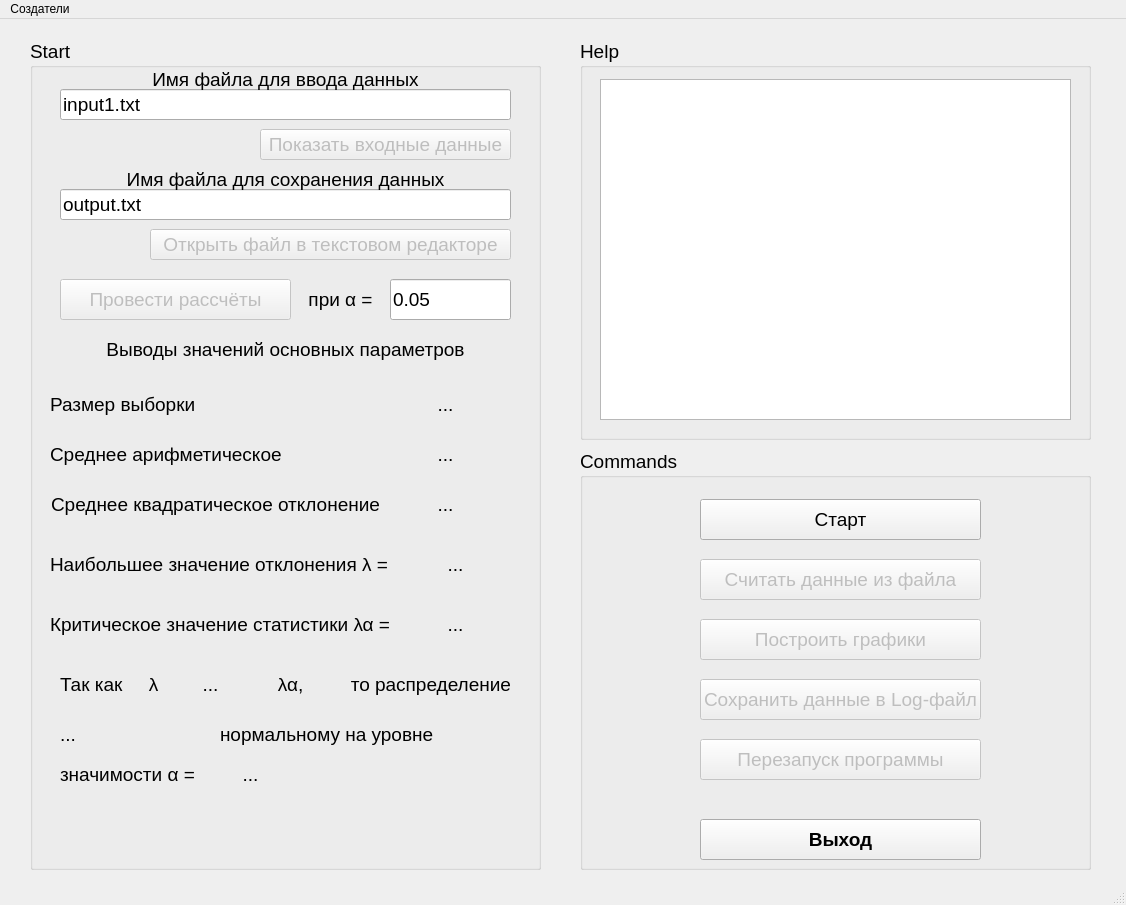
<?xml version="1.0" encoding="UTF-8"?>
<ui version="4.0">
 <class>MainWindow</class>
 <widget class="QMainWindow" name="MainWindow">
  <property name="geometry">
   <rect>
    <x>0</x>
    <y>0</y>
    <width>1126</width>
    <height>905</height>
   </rect>
  </property>
  <property name="minimumSize">
   <size>
    <width>1126</width>
    <height>905</height>
   </size>
  </property>
  <property name="maximumSize">
   <size>
    <width>1126</width>
    <height>905</height>
   </size>
  </property>
  <property name="windowTitle">
   <string>MainWindow</string>
  </property>
  <widget class="QWidget" name="centralwidget">
   <widget class="QGroupBox" name="groupBox">
    <property name="geometry">
     <rect>
      <x>30</x>
      <y>20</y>
      <width>511</width>
      <height>831</height>
     </rect>
    </property>
    <property name="font">
     <font>
      <pointsize>14</pointsize>
     </font>
    </property>
    <property name="title">
     <string>Start</string>
    </property>
    <widget class="QLineEdit" name="filename">
     <property name="enabled">
      <bool>true</bool>
     </property>
     <property name="geometry">
      <rect>
       <x>30</x>
       <y>50</y>
       <width>451</width>
       <height>31</height>
      </rect>
     </property>
     <property name="text">
      <string>input1.txt</string>
     </property>
    </widget>
    <widget class="QLabel" name="label_10">
     <property name="geometry">
      <rect>
       <x>40</x>
       <y>30</y>
       <width>431</width>
       <height>21</height>
      </rect>
     </property>
     <property name="text">
      <string>Имя файла для ввода данных</string>
     </property>
     <property name="alignment">
      <set>Qt::AlignCenter</set>
     </property>
    </widget>
    <widget class="QPushButton" name="show_1">
     <property name="enabled">
      <bool>false</bool>
     </property>
     <property name="geometry">
      <rect>
       <x>230</x>
       <y>90</y>
       <width>251</width>
       <height>31</height>
      </rect>
     </property>
     <property name="text">
      <string>Показать входные данные</string>
     </property>
    </widget>
    <widget class="QLineEdit" name="filename_2">
     <property name="enabled">
      <bool>true</bool>
     </property>
     <property name="geometry">
      <rect>
       <x>30</x>
       <y>150</y>
       <width>451</width>
       <height>31</height>
      </rect>
     </property>
     <property name="text">
      <string>output.txt</string>
     </property>
    </widget>
    <widget class="QLabel" name="label_11">
     <property name="enabled">
      <bool>true</bool>
     </property>
     <property name="geometry">
      <rect>
       <x>40</x>
       <y>130</y>
       <width>431</width>
       <height>21</height>
      </rect>
     </property>
     <property name="text">
      <string>Имя файла для сохранения данных</string>
     </property>
     <property name="alignment">
      <set>Qt::AlignCenter</set>
     </property>
    </widget>
    <widget class="QPushButton" name="openfile">
     <property name="enabled">
      <bool>false</bool>
     </property>
     <property name="geometry">
      <rect>
       <x>120</x>
       <y>190</y>
       <width>361</width>
       <height>31</height>
      </rect>
     </property>
     <property name="text">
      <string>Открыть файл в текстовом редакторе</string>
     </property>
    </widget>
    <widget class="QPushButton" name="calculate">
     <property name="enabled">
      <bool>false</bool>
     </property>
     <property name="geometry">
      <rect>
       <x>30</x>
       <y>240</y>
       <width>231</width>
       <height>41</height>
      </rect>
     </property>
     <property name="text">
      <string>Провести рассчёты</string>
     </property>
    </widget>
    <widget class="QLabel" name="label_12">
     <property name="geometry">
      <rect>
       <x>10</x>
       <y>300</y>
       <width>491</width>
       <height>21</height>
      </rect>
     </property>
     <property name="text">
      <string>Выводы значений основных параметров</string>
     </property>
     <property name="alignment">
      <set>Qt::AlignCenter</set>
     </property>
    </widget>
    <widget class="QLabel" name="label_13">
     <property name="geometry">
      <rect>
       <x>20</x>
       <y>400</y>
       <width>331</width>
       <height>31</height>
      </rect>
     </property>
     <property name="text">
      <string>Среднее арифметическое</string>
     </property>
     <property name="alignment">
      <set>Qt::AlignJustify|Qt::AlignVCenter</set>
     </property>
    </widget>
    <widget class="QLabel" name="a1">
     <property name="geometry">
      <rect>
       <x>350</x>
       <y>400</y>
       <width>131</width>
       <height>31</height>
      </rect>
     </property>
     <property name="text">
      <string>...</string>
     </property>
     <property name="alignment">
      <set>Qt::AlignCenter</set>
     </property>
    </widget>
    <widget class="QLabel" name="label_14">
     <property name="enabled">
      <bool>true</bool>
     </property>
     <property name="geometry">
      <rect>
       <x>270</x>
       <y>240</y>
       <width>81</width>
       <height>41</height>
      </rect>
     </property>
     <property name="text">
      <string>при α =</string>
     </property>
     <property name="alignment">
      <set>Qt::AlignCenter</set>
     </property>
    </widget>
    <widget class="QLineEdit" name="alpha">
     <property name="enabled">
      <bool>true</bool>
     </property>
     <property name="geometry">
      <rect>
       <x>360</x>
       <y>240</y>
       <width>121</width>
       <height>41</height>
      </rect>
     </property>
     <property name="text">
      <string>0.05</string>
     </property>
    </widget>
    <widget class="QLabel" name="label_15">
     <property name="geometry">
      <rect>
       <x>20</x>
       <y>450</y>
       <width>331</width>
       <height>31</height>
      </rect>
     </property>
     <property name="text">
      <string>Среднее квадратическое отклонение</string>
     </property>
     <property name="alignment">
      <set>Qt::AlignCenter</set>
     </property>
    </widget>
    <widget class="QLabel" name="a2">
     <property name="geometry">
      <rect>
       <x>350</x>
       <y>450</y>
       <width>131</width>
       <height>31</height>
      </rect>
     </property>
     <property name="text">
      <string>...</string>
     </property>
     <property name="alignment">
      <set>Qt::AlignCenter</set>
     </property>
    </widget>
    <widget class="QLabel" name="label_16">
     <property name="geometry">
      <rect>
       <x>20</x>
       <y>510</y>
       <width>351</width>
       <height>31</height>
      </rect>
     </property>
     <property name="text">
      <string>Наибольшее значение отклонения λ =</string>
     </property>
     <property name="alignment">
      <set>Qt::AlignJustify|Qt::AlignVCenter</set>
     </property>
    </widget>
    <widget class="QLabel" name="a3">
     <property name="geometry">
      <rect>
       <x>370</x>
       <y>510</y>
       <width>111</width>
       <height>31</height>
      </rect>
     </property>
     <property name="text">
      <string>...</string>
     </property>
     <property name="alignment">
      <set>Qt::AlignCenter</set>
     </property>
    </widget>
    <widget class="QLabel" name="a4">
     <property name="geometry">
      <rect>
       <x>370</x>
       <y>570</y>
       <width>111</width>
       <height>31</height>
      </rect>
     </property>
     <property name="text">
      <string>...</string>
     </property>
     <property name="alignment">
      <set>Qt::AlignCenter</set>
     </property>
    </widget>
    <widget class="QLabel" name="label_17">
     <property name="geometry">
      <rect>
       <x>20</x>
       <y>570</y>
       <width>351</width>
       <height>31</height>
      </rect>
     </property>
     <property name="text">
      <string>Критическое значение статистики λα =</string>
     </property>
     <property name="alignment">
      <set>Qt::AlignJustify|Qt::AlignVCenter</set>
     </property>
    </widget>
    <widget class="QLabel" name="label_18">
     <property name="geometry">
      <rect>
       <x>30</x>
       <y>630</y>
       <width>111</width>
       <height>31</height>
      </rect>
     </property>
     <property name="text">
      <string>Так как     λ</string>
     </property>
     <property name="alignment">
      <set>Qt::AlignJustify|Qt::AlignVCenter</set>
     </property>
    </widget>
    <widget class="QLabel" name="a5">
     <property name="geometry">
      <rect>
       <x>140</x>
       <y>630</y>
       <width>81</width>
       <height>31</height>
      </rect>
     </property>
     <property name="text">
      <string>...</string>
     </property>
     <property name="alignment">
      <set>Qt::AlignCenter</set>
     </property>
    </widget>
    <widget class="QLabel" name="label_20">
     <property name="geometry">
      <rect>
       <x>220</x>
       <y>630</y>
       <width>261</width>
       <height>31</height>
      </rect>
     </property>
     <property name="text">
      <string>λα,         то распределение</string>
     </property>
     <property name="alignment">
      <set>Qt::AlignRight|Qt::AlignTrailing|Qt::AlignVCenter</set>
     </property>
    </widget>
    <widget class="QLabel" name="a7">
     <property name="geometry">
      <rect>
       <x>30</x>
       <y>680</y>
       <width>151</width>
       <height>31</height>
      </rect>
     </property>
     <property name="text">
      <string>...</string>
     </property>
     <property name="alignment">
      <set>Qt::AlignJustify|Qt::AlignVCenter</set>
     </property>
    </widget>
    <widget class="QLabel" name="label_19">
     <property name="geometry">
      <rect>
       <x>190</x>
       <y>680</y>
       <width>291</width>
       <height>31</height>
      </rect>
     </property>
     <property name="text">
      <string>нормальному на уровне</string>
     </property>
     <property name="alignment">
      <set>Qt::AlignJustify|Qt::AlignVCenter</set>
     </property>
    </widget>
    <widget class="QLabel" name="label_21">
     <property name="geometry">
      <rect>
       <x>30</x>
       <y>720</y>
       <width>141</width>
       <height>31</height>
      </rect>
     </property>
     <property name="text">
      <string>значимости α = </string>
     </property>
     <property name="alignment">
      <set>Qt::AlignJustify|Qt::AlignVCenter</set>
     </property>
    </widget>
    <widget class="QLabel" name="a6">
     <property name="geometry">
      <rect>
       <x>170</x>
       <y>720</y>
       <width>101</width>
       <height>31</height>
      </rect>
     </property>
     <property name="text">
      <string>...</string>
     </property>
     <property name="alignment">
      <set>Qt::AlignCenter</set>
     </property>
    </widget>
    <widget class="QLabel" name="label_22">
     <property name="geometry">
      <rect>
       <x>20</x>
       <y>350</y>
       <width>331</width>
       <height>31</height>
      </rect>
     </property>
     <property name="text">
      <string>Размер выборки</string>
     </property>
     <property name="alignment">
      <set>Qt::AlignJustify|Qt::AlignVCenter</set>
     </property>
    </widget>
    <widget class="QLabel" name="a0">
     <property name="geometry">
      <rect>
       <x>350</x>
       <y>350</y>
       <width>131</width>
       <height>31</height>
      </rect>
     </property>
     <property name="text">
      <string>...</string>
     </property>
     <property name="alignment">
      <set>Qt::AlignCenter</set>
     </property>
    </widget>
   </widget>
   <widget class="QGroupBox" name="groupBox_2">
    <property name="geometry">
     <rect>
      <x>580</x>
      <y>20</y>
      <width>511</width>
      <height>401</height>
     </rect>
    </property>
    <property name="font">
     <font>
      <pointsize>14</pointsize>
     </font>
    </property>
    <property name="title">
     <string>Help</string>
    </property>
    <widget class="QTextBrowser" name="textBrowser">
     <property name="geometry">
      <rect>
       <x>20</x>
       <y>40</y>
       <width>471</width>
       <height>341</height>
      </rect>
     </property>
     <property name="html">
      <string>&lt;!DOCTYPE HTML PUBLIC &quot;-//W3C//DTD HTML 4.0//EN&quot; &quot;http://www.w3.org/TR/REC-html40/strict.dtd&quot;&gt;
&lt;html&gt;&lt;head&gt;&lt;meta name=&quot;qrichtext&quot; content=&quot;1&quot; /&gt;&lt;style type=&quot;text/css&quot;&gt;
p, li { white-space: pre-wrap; }
&lt;/style&gt;&lt;/head&gt;&lt;body style=&quot; font-family:'MS Shell Dlg 2'; font-size:14pt; font-weight:400; font-style:normal;&quot;&gt;
&lt;p style=&quot;-qt-paragraph-type:empty; margin-top:0px; margin-bottom:0px; margin-left:0px; margin-right:0px; -qt-block-indent:0; text-indent:0px;&quot;&gt;&lt;br /&gt;&lt;/p&gt;&lt;/body&gt;&lt;/html&gt;</string>
     </property>
    </widget>
   </widget>
   <widget class="QGroupBox" name="groupBox_3">
    <property name="geometry">
     <rect>
      <x>580</x>
      <y>430</y>
      <width>511</width>
      <height>421</height>
     </rect>
    </property>
    <property name="font">
     <font>
      <pointsize>14</pointsize>
     </font>
    </property>
    <property name="title">
     <string>Commands</string>
    </property>
    <widget class="QPushButton" name="start">
     <property name="geometry">
      <rect>
       <x>120</x>
       <y>50</y>
       <width>281</width>
       <height>41</height>
      </rect>
     </property>
     <property name="cursor">
      <cursorShape>BusyCursor</cursorShape>
     </property>
     <property name="text">
      <string>Старт</string>
     </property>
    </widget>
    <widget class="QPushButton" name="earse">
     <property name="enabled">
      <bool>false</bool>
     </property>
     <property name="geometry">
      <rect>
       <x>120</x>
       <y>290</y>
       <width>281</width>
       <height>41</height>
      </rect>
     </property>
     <property name="text">
      <string>Перезапуск программы</string>
     </property>
    </widget>
    <widget class="QPushButton" name="ESC">
     <property name="geometry">
      <rect>
       <x>120</x>
       <y>370</y>
       <width>281</width>
       <height>41</height>
      </rect>
     </property>
     <property name="font">
      <font>
       <weight>75</weight>
       <italic>false</italic>
       <bold>true</bold>
       <underline>false</underline>
       <strikeout>false</strikeout>
       <stylestrategy>PreferDefault</stylestrategy>
       <kerning>true</kerning>
      </font>
     </property>
     <property name="cursor">
      <cursorShape>ArrowCursor</cursorShape>
     </property>
     <property name="text">
      <string>Выход</string>
     </property>
    </widget>
    <widget class="QPushButton" name="draw_graph">
     <property name="enabled">
      <bool>false</bool>
     </property>
     <property name="geometry">
      <rect>
       <x>120</x>
       <y>170</y>
       <width>281</width>
       <height>41</height>
      </rect>
     </property>
     <property name="text">
      <string>Построить графики</string>
     </property>
    </widget>
    <widget class="QPushButton" name="read">
     <property name="enabled">
      <bool>false</bool>
     </property>
     <property name="geometry">
      <rect>
       <x>120</x>
       <y>110</y>
       <width>281</width>
       <height>41</height>
      </rect>
     </property>
     <property name="text">
      <string>Считать данные из файла</string>
     </property>
    </widget>
    <widget class="QPushButton" name="save">
     <property name="enabled">
      <bool>false</bool>
     </property>
     <property name="geometry">
      <rect>
       <x>120</x>
       <y>230</y>
       <width>281</width>
       <height>41</height>
      </rect>
     </property>
     <property name="text">
      <string>Сохранить данные в Log-файл</string>
     </property>
    </widget>
   </widget>
  </widget>
  <widget class="QMenuBar" name="menubar">
   <property name="geometry">
    <rect>
     <x>0</x>
     <y>0</y>
     <width>1126</width>
     <height>21</height>
    </rect>
   </property>
   <widget class="QMenu" name="menu">
    <property name="title">
     <string>Создатели</string>
    </property>
    <addaction name="action"/>
    <addaction name="action_182"/>
    <addaction name="action1"/>
   </widget>
   <addaction name="menu"/>
  </widget>
  <widget class="QStatusBar" name="statusbar"/>
  <action name="action">
   <property name="text">
    <string>Соболев Сергей</string>
   </property>
  </action>
  <action name="action_182">
   <property name="text">
    <string>Ленву Султан</string>
   </property>
  </action>
  <action name="action1">
   <property name="text">
    <string>3 курс</string>
   </property>
  </action>
 </widget>
 <resources/>
 <connections>
  <connection>
   <sender>ESC</sender>
   <signal>clicked()</signal>
   <receiver>MainWindow</receiver>
   <slot>close()</slot>
   <hints>
    <hint type="sourcelabel">
     <x>842</x>
     <y>809</y>
    </hint>
    <hint type="destinationlabel">
     <x>565</x>
     <y>730</y>
    </hint>
   </hints>
  </connection>
  <connection>
   <sender>earse</sender>
   <signal>clicked()</signal>
   <receiver>textBrowser</receiver>
   <slot>clear()</slot>
   <hints>
    <hint type="sourcelabel">
     <x>879</x>
     <y>634</y>
    </hint>
    <hint type="destinationlabel">
     <x>1022</x>
     <y>237</y>
    </hint>
   </hints>
  </connection>
 </connections>
</ui>
